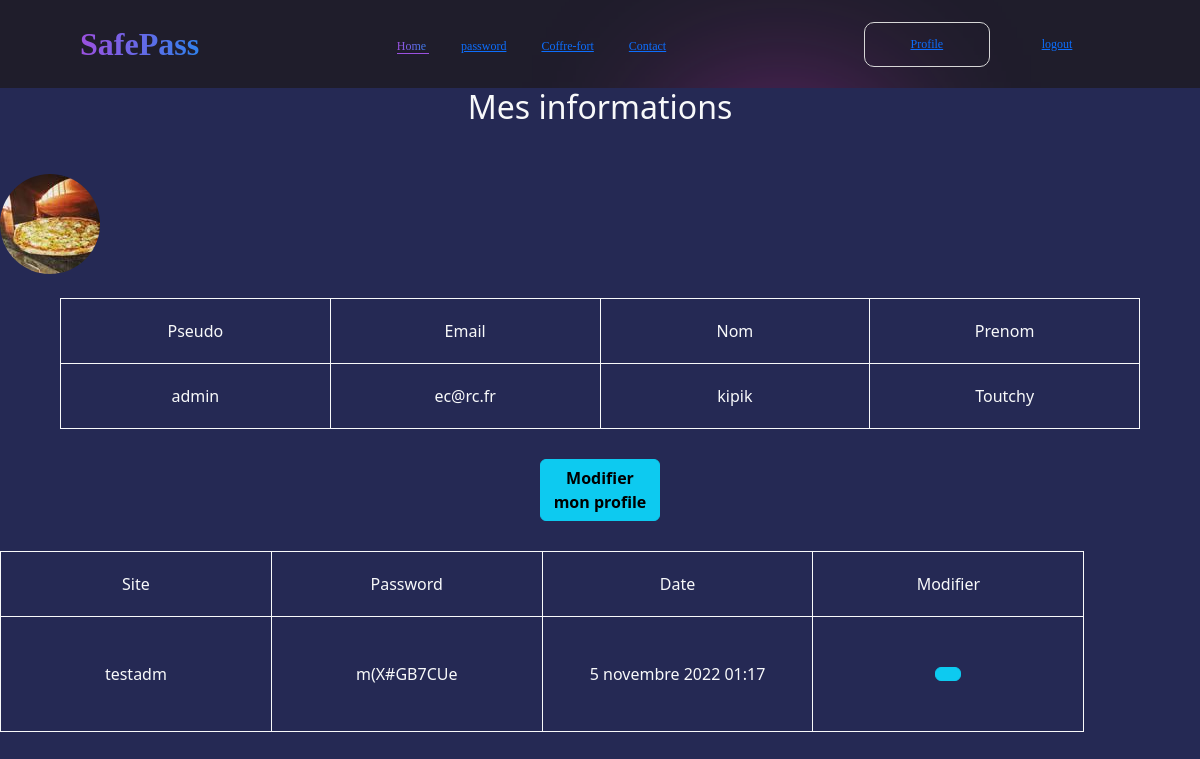
The app's page /accounts/myprofile/ (signed in) with its own data.
### user/models.py (models this page shows, shortened)
class Profile(models.Model):
    user = models.OneToOneField(User, on_delete=models.CASCADE)
    avatar = models.ImageField(default='default.jpg', upload_to='profile_images',)
    bio = models.TextField()

### generator/models.py (models this page shows, shortened)
class GenPass(models.Model):
    user = models.OneToOneField(User, on_delete=models.CASCADE, null=True, blank=True)
    site = models.CharField(max_length=30)
    date = models.DateTimeField(default=timezone.now)
    passwords = models.CharField(max_length=300)
    class Meta:
        verbose_name = 'Password'
        verbose_name_plural = 'Passwords'
        ordering = ['site']

### user/views.py (the view)
# urls.py: path('myprofile/', view_profile, name='view_profile'),
@login_required
def view_profile(request):
    user = Profile.objects.get(user=request.user)
    context = {
        'users': user
    }
    return render(request, 'accounts/view-profile.html', context)

### templates/accounts/view-profile.html (shortened to what this page needs)
{% extends "base.html" %}
{% load static %}
{% block content %}
    <div class="content-section text-light">
        <h2 class="text-center mb-5">Mes informations</h2>
            <div class="media">
                <img class="rounded-circle account-img mb-4" src="{{ users.avatar.url }}" alt="{{ users.avatar.name }}">
                <div class="profile-tr">
                    <div class="media-body">
                        <table>
                            <tr>
                                <td>Pseudo</td>
                                <td>Email</td>
                                <td>Nom</td>
                                <td>Prenom</td>
                            </tr>
                            <tr  class="font-italic">
                                <td>{{ users.user.username }}</td>
                                <td>{{ users.user.email }}</td>
                                <td>{{ users.user.first_name }}</td>
                                <td>{{ users.user.last_name }}</td>
                            </tr>
                        </table>
                    </div>
                </div>
                <a class="btn btn-info" href="{% url 'users-profile' %}">
                    <strong>Modifier mon profile</strong>
                </a>
            </div>
    <table>
        <tr>
            <td>Site</td>
            <td>Password</td>
            <td>Date</td>
            <td>Modifier</td>
        </tr>
        <tr  class="font-italic">
            <td>{{ users.user.profile.user.genpass.site }}</td>
            <td>{{ users.user.profile.user.genpass.passwords }}</td>
            <td>{{ users.user.profile.user.genpass.date }}</td>
            <td>
                <a class="btn btn-info" href="{% url 'users-profile' %}">
                </a>
            </td>
        </tr>
    </table>
    </div>
{% endblock content %}

### user/static/build/css/style.css (style rules this page uses)
body { margin: 0; background-color: #252954; }

### templates/accounts/view-profile.html (style rules this page uses)
td { width: 20%; text-align: center; border: solid 1px; padding: 20px; }
.media-body { display: flex; justify-content: center; width: 100%; }
.media-body > table:nth-child(1) { width: 90%; }
.btn { display: flex; width: 10%; justify-content: center; margin: 30px auto; }

### records on screen
Profile: avatar (picture), user.username "admin", user.email "ec@rc.fr", user.first_name "kipik", user.last_name "Toutchy", user.profile.user.genpass.site "testadm", user.profile.user.genpass.passwords "m(X#GB7CUe", user.profile.user.genpass "5 novembre 2022 01:17"
